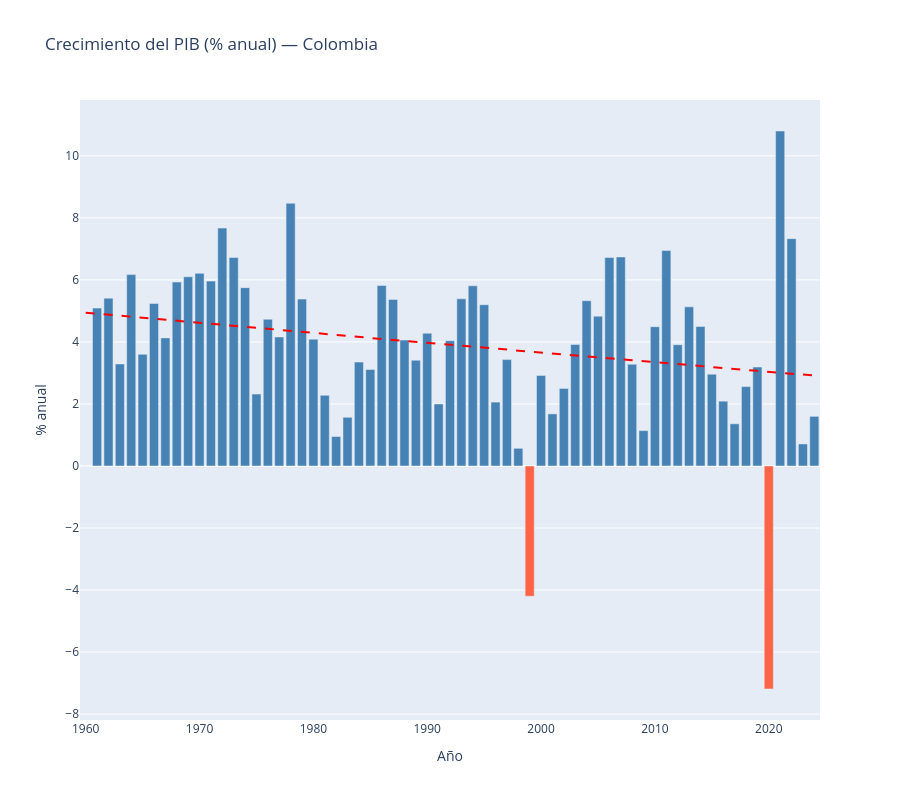

The cell this chart's notebook holds for it:
### Markdown cell above
### % Crecimiento PIB Anual

### Code cell
## Crecimiento del PIB (% anual)
fig = go.Figure()
fig.add_trace(go.Bar(
    x=df['year'], y=df['gdp_variation'],
    marker_color=np.where(df['gdp_variation'] >= 0, 'steelblue', 'tomato'),
    name='Crecimiento PIB',
))
add_trend(fig, df['year'].values, df['gdp_variation'].values)
fig.update_layout(
    title='Crecimiento del PIB (% anual) — Colombia',
    xaxis_title='Año', yaxis_title='% anual', height=HEIGHT, showlegend=False,
)
fig.show()

### Figure 1 — Plotly figure (JSON) as saved in the notebook; plotly's stock layout.template omitted (floating-point values rounded to 4 significant figures)
{"data": [{"marker": {"color": ["steelblue", "steelblue", "steelblue", "steelblue", "steelblue", "steelblue", "steelblue", "steelblue", "steelblue", "steelblue", "steelblue", "steelblue", "steelblue", "steelblue", "steelblue", "steelblue", "steelblue", "steelblue", "steelblue", "steelblue", "steelblue", "steelblue", "steelblue", "steelblue", "steelblue", "steelblue", "steelblue", "steelblue", "steelblue", "steelblue", "steelblue", "steelblue", "steelblue", "steelblue", "steelblue", "steelblue", "steelblue", "steelblue", "steelblue", "tomato", "steelblue", "steelblue", "steelblue", "steelblue", "steelblue", "steelblue", "steelblue", "steelblue", "steelblue", "steelblue", "steelblue", "steelblue", "steelblue", "steelblue", "steelblue", "steelblue", "steelblue", "steelblue", "steelblue", "steelblue", "tomato", "steelblue", "steelblue", "steelblue", "steelblue"]}, "name": "Crecimiento PIB", "type": "bar", "x": [1960, 1961, 1962, 1963, 1964, 1965, 1966, 1967, 1968, 1969, 1970, 1971, 1972, 1973, 1974, 1975, 1976, 1977, 1978, 1979, 1980, 1981, 1982, 1983, 1984, 1985, 1986, 1987, 1988, 1989, 1990, 1991, 1992, 1993, 1994, 1995, 1996, 1997, 1998, 1999, 2000, 2001, 2002, 2003, 2004, 2005, 2006, 2007, 2008, 2009, 2010, 2011, 2012, 2013, 2014, 2015, 2016, 2017, 2018, 2019, 2020, 2021, 2022, 2023, 2024], "y": [0, 5.09, 5.41, 3.29, 6.17, 3.6, 5.24, 4.13, 5.93, 6.1, 6.21, 5.96, 7.67, 6.72, 5.75, 2.32, 4.73, 4.16, 8.47, 5.38, 4.09, 2.28, 0.95, 1.57, 3.35, 3.11, 5.82, 5.37, 4.06, 3.41, 4.28, 2, 4.04, 5.39, 5.81, 5.2, 2.06, 3.43, 0.57, -4.2, 2.92, 1.68, 2.5, 3.92, 5.33, 4.83, 6.72, 6.74, 3.28, 1.14, 4.49, 6.95, 3.91, 5.13, 4.5, 2.96, 2.09, 1.36, 2.56, 3.19, -7.19, 10.8, 7.33, 0.71, 1.6]}, {"line": {"color": "red", "dash": "dash"}, "mode": "lines", "name": "Tendencia", "showlegend": false, "type": "scatter", "x": [1960, 1961, 1962, 1963, 1964, 1965, 1966, 1967, 1968, 1969, 1970, 1971, 1972, 1973, 1974, 1975, 1976, 1977, 1978, 1979, 1980, 1981, 1982, 1983, 1984, 1985, 1986, 1987, 1988, 1989, 1990, 1991, 1992, 1993, 1994, 1995, 1996, 1997, 1998, 1999, 2000, 2001, 2002, 2003, 2004, 2005, 2006, 2007, 2008, 2009, 2010, 2011, 2012, 2013, 2014, 2015, 2016, 2017, 2018, 2019, 2020, 2021, 2022, 2023, 2024], "y": [4.944, 4.911, 4.877, 4.844, 4.811, 4.778, 4.745, 4.712, 4.679, 4.646, 4.614, 4.581, 4.548, 4.516, 4.483, 4.451, 4.418, 4.386, 4.353, 4.321, 4.289, 4.256, 4.224, 4.192, 4.16, 4.128, 4.096, 4.064, 4.032, 4.0, 3.968, 3.937, 3.905, 3.873, 3.842, 3.81, 3.778, 3.747, 3.716, 3.684, 3.653, 3.622, 3.59, 3.559, 3.528, 3.497, 3.466, 3.435, 3.404, 3.373, 3.342, 3.312, 3.281, 3.25, 3.219, 3.189, 3.158, 3.128, 3.097, 3.067, 3.037, 3.006, 2.976, 2.946, 2.916]}], "layout": {"height": 800, "showlegend": false, "title": {"text": "Crecimiento del PIB (% anual) — Colombia"}, "xaxis": {"title": {"text": "Año"}}, "yaxis": {"title": {"text": "% anual"}}}}
